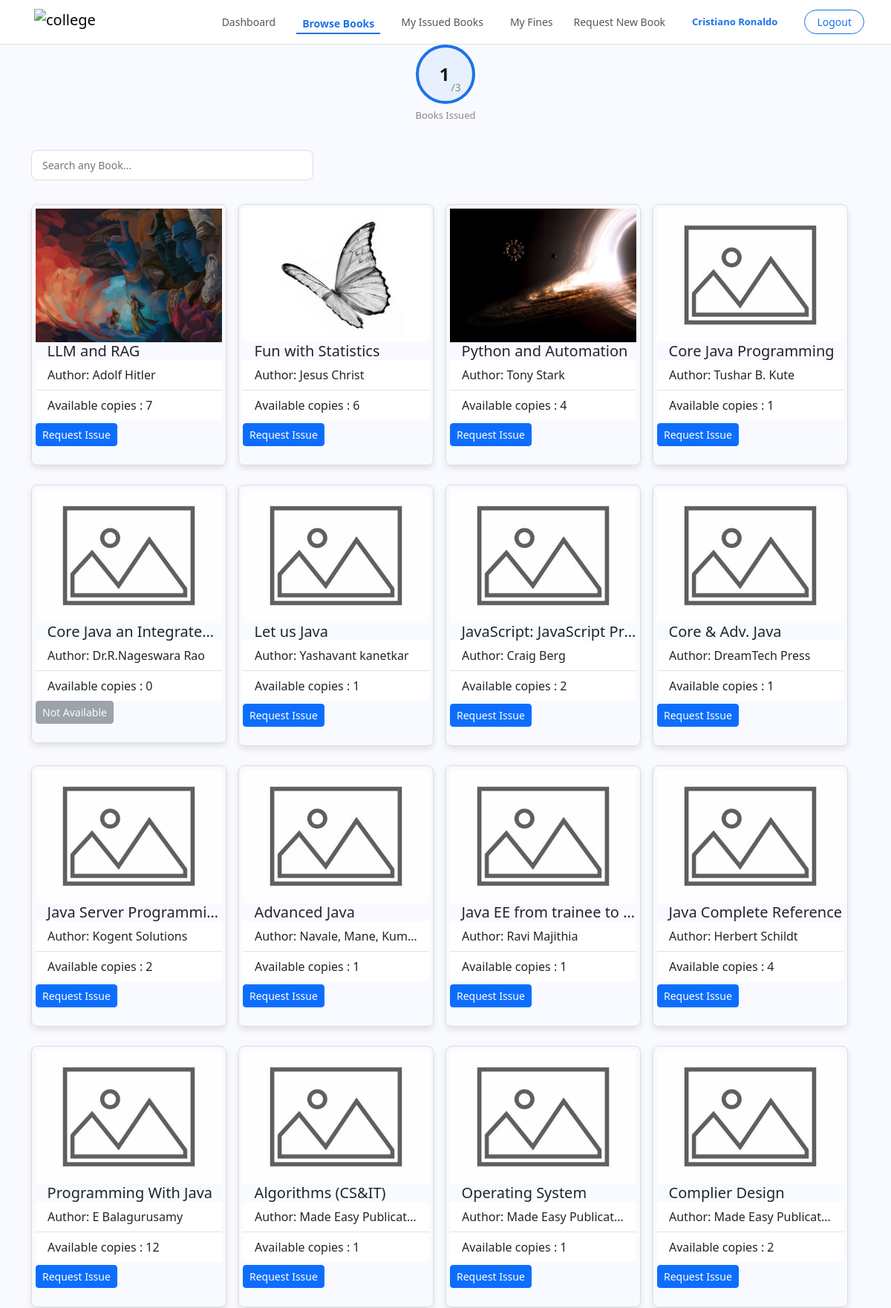
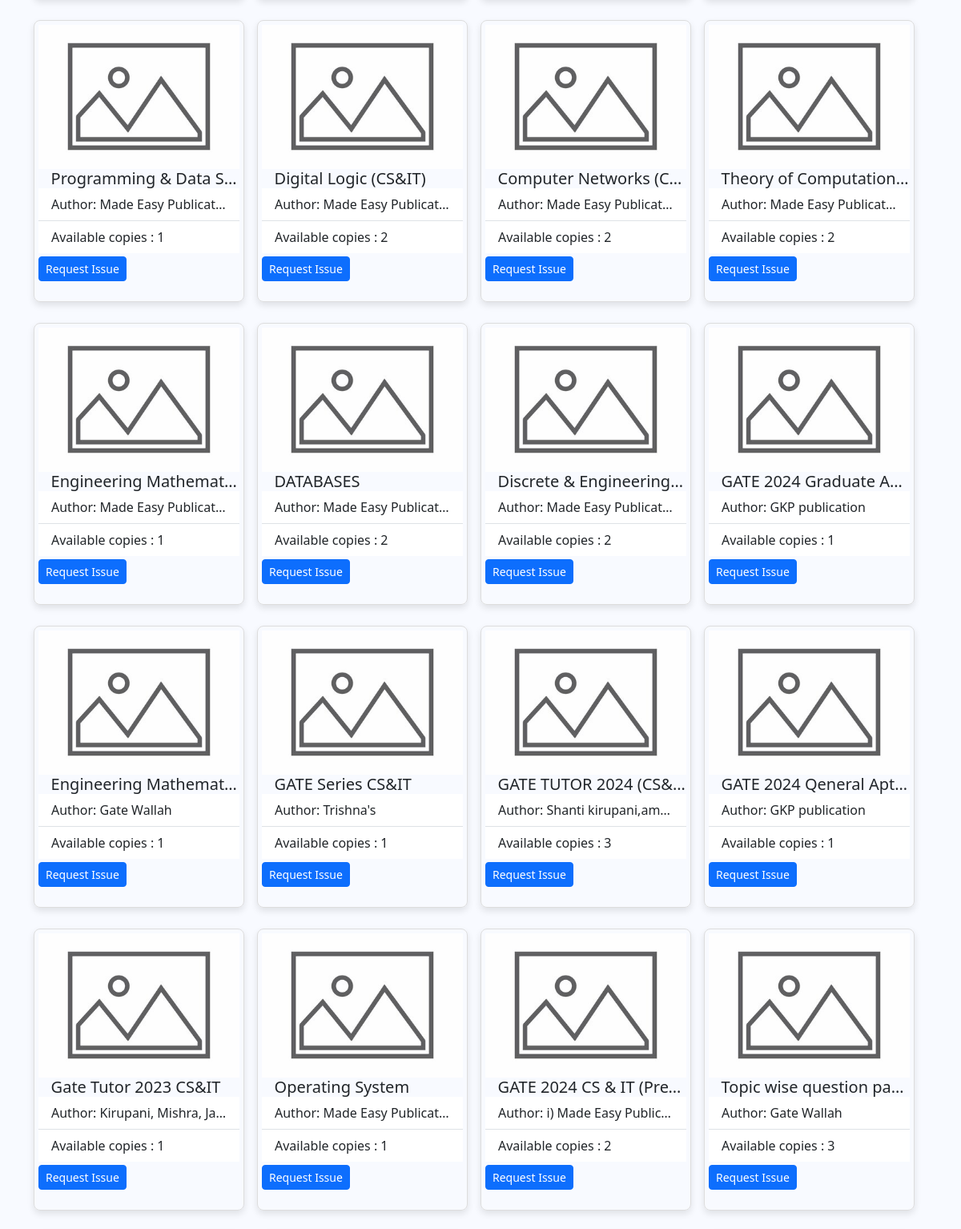
/student/browse_books (signed in, upper part), run on the app's committed database (2 pictures, top to bottom).
### models.py (models this page shows)
class Books(db.Model):
    __tablename__ = 'Books'
    id = db.Column(db.Integer, primary_key=True)
    title = db.Column(db.String(500), nullable=False)
    author = db.Column(db.String(500), nullable=False)
    isbn = db.Column(db.String(140), nullable=False)
    category_id = db.Column(db.Integer, nullable=False)
    total_copies = db.Column(db.Integer, nullable=False)
    available_copies = db.Column(db.Integer, nullable=False)
    cover_image = db.Column(db.String(200))

### app.py (the view)
@app.route('/student/browse_books', methods=['GET'])
def browse_books():
    if session.get('role') != 'student':
        return redirect(url_for('student_login'))
    books = Books.query.all()
    active_count = Issued_books.query.filter_by(
        user_id = session.get('student_id'),
        status  = StatusType.ACTIVE
    ).count()
    return render_template('student/browse_books.html', books=books, active_count=active_count)

### templates/student/browse_books.html (shortened to what this page needs)
{% extends 'base_student.html' %}
{% block content %}
<div class="book-counter-wrap">
  <div class="book-counter {{ 'counter-full' if active_count == 3 else '' }}">
    <span class="counter-num">&nbsp;&nbsp;{{ active_count }}</span>
    <span class="counter-den">/3</span>
  </div>
  <p class="counter-label">Books Issued</p>
</div>
<div id="booksContainer" class="container">
    <div class="search-box">
        <input type="text" id="searchInput" placeholder="Search any Book...">
    </div>
<div id="searchInput"  class="row g-3">
    <div class="row row-cols-1 row-cols-sm-2 row-cols-md-3 row-cols-lg-4 g-3">
        {% for book in books | reverse %}
            <div class="col-6 col-md-4 col-lg-3">
                <div class="browse-card" >
                    <div class="mt-auto">
                        {% if book.cover_image %}
                        <img src="{{ url_for('static', filename='images/' + book.cover_image) }}" class="card-img-top" alt="" style="height: 180px; object-fit: cover; width: 100%;">
                        {% else %}
                        <img src="{{ url_for('static', filename='images/default.jpg') }}" class="card-img-top" alt="" style="height: 180px; object-fit: cover; width: 100%;">
                        {% endif %}
                        <div class="card-body">
                            <h5 class="card-title">&nbsp;&nbsp;&nbsp;{{ book.title }}</h5>
                        </div>
                        <ul class="list-group list-group-flush">
                            <li class="list-group-item text-truncate">Author: {{ book.author }}</li>
                            <li class="list-group-item">Available copies : {{ book.available_copies }}</li>
                        </ul>
                        {% if book.available_copies > 0 %}
                            <form action="{{ url_for('request_issue', book_id=book.id) }}" method="POST">
                            <button type="submit" class="btn btn-primary btn-sm mt-1">
                                Request Issue
                            </button>
                            </form>
                        {% else %}
                            <button class="btn btn-secondary btn-sm" disabled>Not Available</button>
                        {% endif %}
                    </div>
                    <br>
                </div>
            </div>
        {% endfor %}
    </div>
</div>
{% endblock %}

### static/css/style.css (style rules this page uses)
* { margin: 0; padding: 0; box-sizing: border-box; }
body { font-family: 'Segoe UI', sans-serif; min-height: 100vh; display: flex; flex-direction: column; }
.student-body { background: #f8faff; }
.browse-card { border: 1px solid #ddd; border-radius: 8px; padding: 5px; padding-bottom: 1px; box-shadow: 0 4px 8px rgba(0,0,0,0.1); transition: transform 0.2s; margin-bottom: 10px; display: flex; flex-direction: column; }
.search-box { margin-bottom: 16px; }
.search-box input { width: 100%; max-width: 380px; padding: 9px 14px; border: 1px solid #ddd; border-radius: 8px; font-size: 14px; outline: none; transition: border 0.2s; }
.book-counter-wrap { display: flex; flex-direction: column; align-items: center; margin-bottom: 20px; }
.book-counter { width: 80px; height: 80px; border-radius: 50%; border: 4px solid #1a73e8; display: flex; align-items: center; justify-content: center; gap: 2px; background: #e8f0fe; }
.counter-num { font-size: 24px; font-weight: 700; color: #1a1a1a; }
.counter-den { font-size: 14px; color: #888; align-self: flex-end; margin-bottom: 8px; }
.counter-label { font-size: 13px; color: #888; margin-top: 6px; }
.card-title { white-space: nowrap; overflow: hidden; text-overflow: ellipsis; }

### data on the page
Books: cover_image (picture), title "LLM and RAG", author "Adolf Hitler", available_copies "7"
Books: cover_image (picture), title "Fun with Statistics", author "Jesus Christ", available_copies "6"
Books: cover_image (picture), title "Python and Automation", author "Tony Stark", available_copies "4"
Books: title "Core Java Programming", author "Tushar B. Kute", available_copies "1"
Books: title "Core Java an Integrate…", author "Dr.R.Nageswara Rao", available_copies "0", shows "Not Available"
Books: title "Let us Java", author "Yashavant kanetkar", available_copies "1"
Books: title "JavaScript: JavaScript Pr…", author "Craig Berg", available_copies "2"
Books: title "Core & Adv. Java", author "DreamTech Press", available_copies "1"
Books: title "Java Server Programmi…", author "Kogent Solutions", available_copies "2"
Books: title "Advanced Java", author "Navale, Mane, Kum…", available_copies "1"
Books: title "Java EE from trainee to…", author "Ravi Majithia", available_copies "1"
Books: title "Java Complete Reference", author "Herbert Schildt", available_copies "4"
Books: title "Programming With Java", author "E Balagurusamy", available_copies "12"
Books: title "Algorithms (CS&IT)", author "Made Easy Publicat…", available_copies "1"
Books: title "Operating System", author "Made Easy Publicat…", available_copies "1"
Books: title "Complier Design", author "Made Easy Publicat…", available_copies "2"
Books: title "Programming & Data S…", author "Made Easy Publicat…", available_copies "1"
Books: title "Digital Logic (CS&IT)", author "Made Easy Publicat…", available_copies "2"
Books: title "Computer Networks (C…", author "Made Easy Publicat…", available_copies "2"
Books: title "Theory of Computation…", author "Made Easy Publicat…", available_copies "2"
Books: title "Engineering Mathemat…", author "Made Easy Publicat…", available_copies "1"
Books: title "DATABASES", author "Made Easy Publicat…", available_copies "2"
Books: title "Discrete & Engineering…", author "Made Easy Publicat…", available_copies "2"
Books: title "GATE 2024 Graduate A…", author "GKP publication", available_copies "1"
Books: title "Engineering Mathemat…", author "Gate Wallah", available_copies "1"
Books: title "GATE Series CS&IT", author "Trishna's", available_copies "1"
Books: title "GATE TUTOR 2024 (CS&…", author "Shanti kirupani,am…", available_copies "3"
Books: title "GATE 2024 Qeneral Apt…", author "GKP publication", available_copies "1"
Books: title "Gate Tutor 2023 CS&IT", author "Kirupani, Mishra, Jain", available_copies "1"
Books: title "Operating System", author "Made Easy Publicat…", available_copies "1"
Books: title "GATE 2024 CS & IT (Pre…", author "i) Made Easy Public…", available_copies "2"
Books: title "Topic wise question pa…", author "Gate Wallah", available_copies "3"

### other printed values
{{ session.get('student_name') }} "Cristiano Ronaldo"
{{ active_count }} "1"
